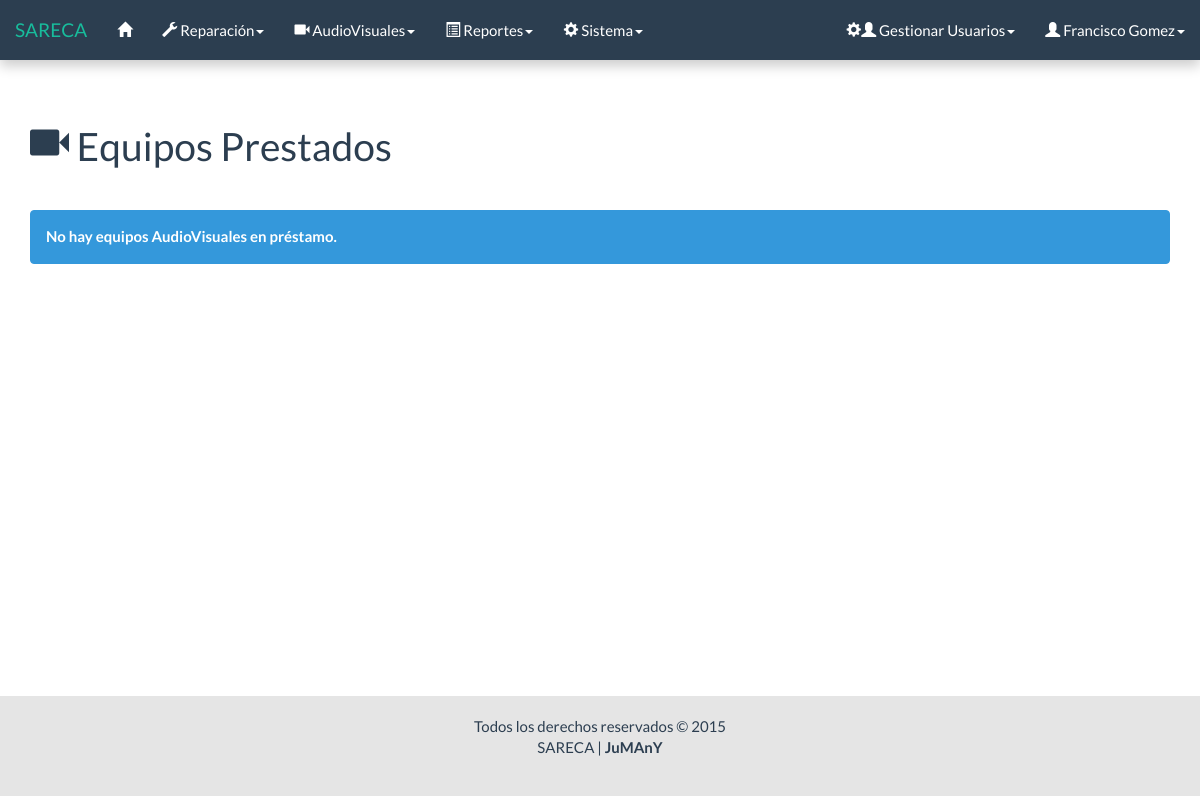
The app's page /html/devolucion_f.php (signed in), older data.
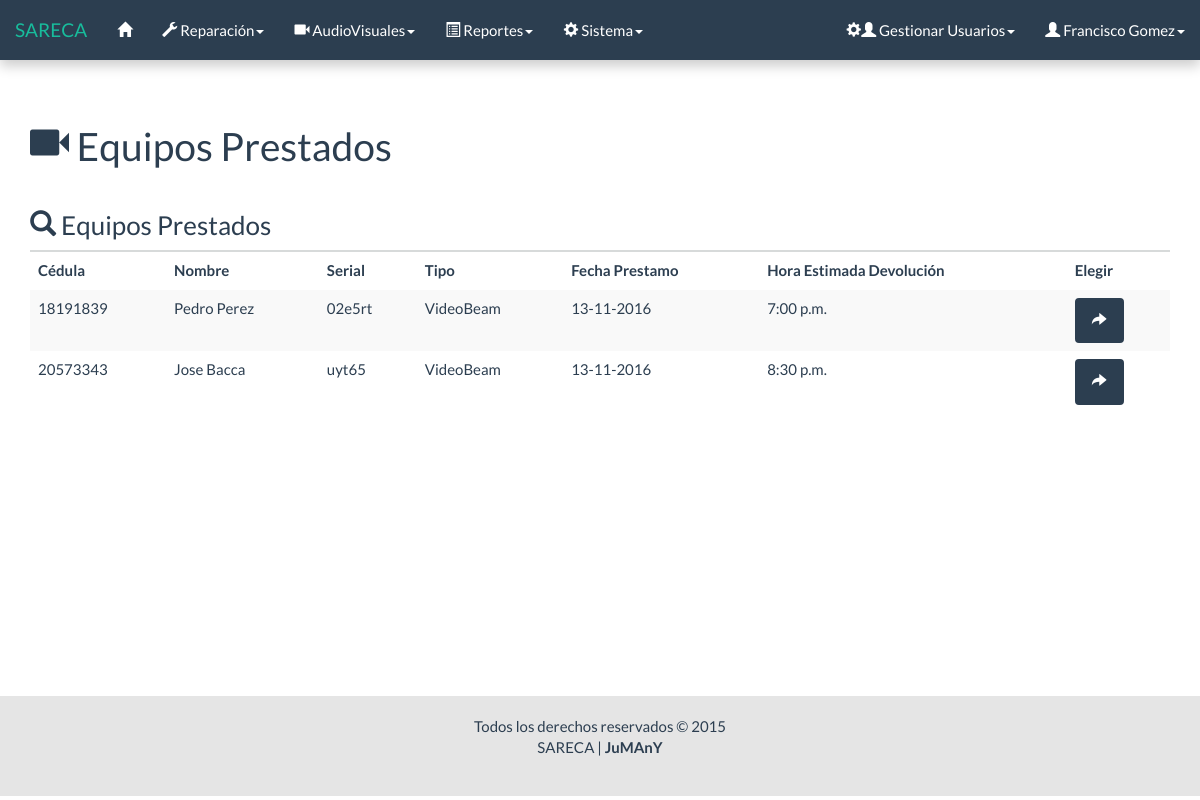
The same page, newer data.
### tables this page shows
CREATE TABLE `prestamo` (
  `Id` int(11) NOT NULL AUTO_INCREMENT,
  `Serial_equipo` varchar(11) NOT NULL,
  `Fecha_prestamo` date NOT NULL,
  `hora_prestamo` time NOT NULL,
  `hora_estimada_devolucion` time NOT NULL,
  `destino` varchar(20) NOT NULL,
  `Id_usuario_prestador` varchar(50) NOT NULL,
  `Cedula` int(8) NOT NULL,
  `carrera` varchar(30) NOT NULL,
  `Estado` int(1) NOT NULL,
  `observacion_prestamo` varchar(100) NOT NULL,
  `fecha_devolucion` date NOT NULL,
  `hora_devolucion` time NOT NULL,
  `id_usuario_receptor` varchar(50) NOT NULL,
  `observacion_devolucion` varchar(100) NOT NULL,
  PRIMARY KEY (`Id`),
  KEY `Id_usuario` (`Id_usuario_prestador`),
  KEY `Serial_equipo` (`Serial_equipo`),
  KEY `Cedula` (`Cedula`),
  KEY `id_usuario_receptor` (`id_usuario_receptor`),
  CONSTRAINT `prestamo_ibfk_3` FOREIGN KEY (`Id_usuario_prestador`) REFERENCES `usuario` (`Id`) ON UPDATE CASCADE,
  CONSTRAINT `prestamo_ibfk_5` FOREIGN KEY (`Serial_equipo`) REFERENCES `equipo_audiovisual` (`Serial`) ON UPDATE CASCADE,
  CONSTRAINT `prestamo_ibfk_6` FOREIGN KEY (`Cedula`) REFERENCES `persona` (`Cedula`) ON UPDATE CASCADE
);

CREATE TABLE `persona` (
  `Cedula` int(8) NOT NULL,
  `Nombre` varchar(30) NOT NULL,
  `cargo` varchar(20) NOT NULL,
  PRIMARY KEY (`Cedula`)
);

CREATE TABLE `equipo_audiovisual` (
  `Serial` varchar(11) NOT NULL,
  `tipo` int(1) NOT NULL,
  `numero` tinyint(4) NOT NULL,
  `rbn` varchar(20) NOT NULL,
  `modelo` varchar(20) NOT NULL,
  `marca` varchar(30) NOT NULL,
  `inf_adic` varchar(50) NOT NULL,
  `Estado` int(1) NOT NULL,
  PRIMARY KEY (`Serial`)
);

### html/devolucion_f.php (the view, shortened to what the changed rows need)
<?php
	require('../php/conexion/conexion.php');
	$sql = "SELECT *
			FROM equipo_audiovisual
			JOIN prestamo ON equipo_audiovisual.Serial = prestamo.Serial_equipo
			JOIN persona ON prestamo.Cedula = persona.Cedula
			WHERE equipo_audiovisual.Estado = 2
			AND prestamo.Estado = 2";
	$res = $conectar->query($sql);
?>
<!DOCTYPE html>
<html lang="es">
	<head>
		<link rel="stylesheet" href="../css/bootstrap.css">
		<link rel="stylesheet" href="../css/general.css">
	</head>
	<body>
		<div id="wrap">
			<?php
				include("menu/menu.php");
			?>
			<div class="container">
				<div class="bs-docs-section">
					<div class="row">
						<div class="col-lg-12">
							<div class="page-header">
								<h1><span class="glyphicon glyphicon-facetime-video"></span> Equipos Prestados</h1>
							</div>
							<?php
							if ($res->num_rows == 0) {
							?>
								<div class="alert alert-dismissible alert-info">
									<strong>No hay equipos AudioVisuales en préstamo.</strong>
								</div>
							<?php
							} else {
							?>
								<h3><span class="glyphicon glyphicon-search"></span> Equipos Prestados</h3>
								<table class="table table-striped table-hover">
									<thead>
										<tr>
											<th>Cédula</th>
											<th>Nombre</th>
											<th>Serial</th>
											<th>Tipo</th>
											<th>Fecha Prestamo</th>
											<th>Hora Estimada Devolución</th>
											<th>Elegir</th>
										</tr>
									</thead>
									<tbody>
										<?php
										while ($fila = $res->fetch_object()) {
											$tipo = ($fila->tipo == 1) ? 'VideoBeam' : 'Retroproyector';
											list($a,$m,$d) = explode('-',$fila->Fecha_prestamo);
											list($hh,$mm,) = explode(':',$fila->hora_estimada_devolucion);
											$r = $hh - 12;
											if ($r > 0) {
												$hh = $r;
												$periodo_meridiano = 'p.m.';
											} elseif ($r == 0) {
												$periodo_meridiano = 'p.m.';
											} else {
												$periodo_meridiano = 'a.m.';
											}
											printf('
												<tr>
													<td>%d</td>
													<td>%s</td>
													<td>%s</td>
													<td>%s</td>
													<td>%d-%d-%d</td>
													<td>%s:%s %s</td>
													<td><a href="proceso_devolucion_f.php?s=%s" data-toggle="tooltip" data-placement="right" data-original-title="Devolver" class="btn btn-primary"><span class="glyphicon glyphicon-share-alt"></span></a></td>
												</tr>',
												$fila->Cedula,
												$fila->Nombre,
												$fila->Serial_equipo,
												$tipo,
												$d,
												$m,
												$a,
												$hh,
												$mm,
												$periodo_meridiano,
												$fila->Serial_equipo
											);
										}
										?>
									</tbody>
								</table>
							<?php
							}
							?>
						</div>
					</div>
				</div>
			</div>
		</div>
	</body>
</html>

### html/menu/menu.php (shortened to what the changed rows need)
<nav class="navbar navbar-default navbar-fixed-top">
	<div class="container-fluid">
		<div class="navbar-header">
			<a class="navbar-brand" href="#">SARECA</a>
		</div>
	</div>
</nav>

Row changes from the older to the newer data that the page shows:
now on this page (row edited): prestamo: Cedula.Cedula "18191839", Cedula.Nombre "Pedro Perez", Serial_equipo "02e5rt", Serial_equipo.tipo "VideoBeam", d "13", m "11", a "2016", hh "7", mm "00", periodo_meridiano "p.m."
now on this page (row edited): prestamo: Cedula.Cedula "20573343", Cedula.Nombre "Jose Bacca", Serial_equipo "uyt65", Serial_equipo.tipo "VideoBeam", d "13", m "11", a "2016", hh "8", mm "30", periodo_meridiano "p.m."
Text that changed along with them:
text no longer shown: "No hay equipos AudioVisuales en préstamo."
text now shown: "Equipos Prestados Cédula Nombre Serial Tipo Fecha Prestamo Hora Estimada Devolución Elegir"
